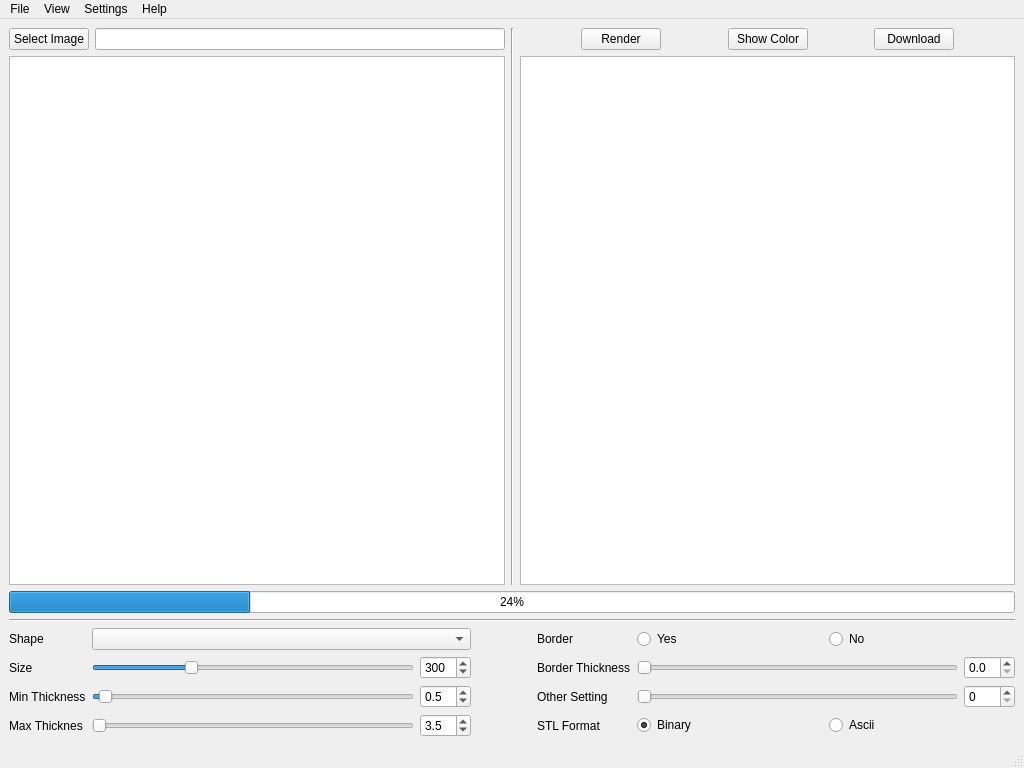
<?xml version="1.0" encoding="UTF-8"?>
<ui version="4.0">
 <class>MainWindow</class>
 <widget class="QMainWindow" name="MainWindow">
  <property name="geometry">
   <rect>
    <x>0</x>
    <y>0</y>
    <width>1024</width>
    <height>768</height>
   </rect>
  </property>
  <property name="windowTitle">
   <string>3D Lithophanes</string>
  </property>
  <widget class="QWidget" name="centralwidget">
   <property name="autoFillBackground">
    <bool>false</bool>
   </property>
   <layout class="QVBoxLayout" name="verticalLayout_4">
    <item>
     <layout class="QVBoxLayout" name="mainLayout" stretch="7,0,0,3">
      <item>
       <layout class="QHBoxLayout" name="visualizeLayout" stretch="1,0,1">
        <item>
         <layout class="QVBoxLayout" name="inputLayout">
          <item>
           <layout class="QGridLayout" name="buttonInputLayout">
            <item row="0" column="1">
             <widget class="QLineEdit" name="lineImagePath"/>
            </item>
            <item row="0" column="0">
             <widget class="QPushButton" name="selectImageButton">
              <property name="text">
               <string>Select Image</string>
              </property>
             </widget>
            </item>
           </layout>
          </item>
          <item>
           <widget class="QGraphicsView" name="graphicsViewInput"/>
          </item>
         </layout>
        </item>
        <item>
         <widget class="Line" name="line">
          <property name="orientation">
           <enum>Qt::Vertical</enum>
          </property>
         </widget>
        </item>
        <item>
         <layout class="QVBoxLayout" name="outputLayout">
          <item>
           <layout class="QGridLayout" name="buttonOutputLayout">
            <item row="0" column="2">
             <spacer name="horizontalSpacer">
              <property name="orientation">
               <enum>Qt::Horizontal</enum>
              </property>
              <property name="sizeHint" stdset="0">
               <size>
                <width>40</width>
                <height>20</height>
               </size>
              </property>
             </spacer>
            </item>
            <item row="0" column="0">
             <spacer name="horizontalSpacer_2">
              <property name="orientation">
               <enum>Qt::Horizontal</enum>
              </property>
              <property name="sizeHint" stdset="0">
               <size>
                <width>40</width>
                <height>20</height>
               </size>
              </property>
             </spacer>
            </item>
            <item row="0" column="1">
             <widget class="QPushButton" name="renderButton">
              <property name="text">
               <string>Render</string>
              </property>
             </widget>
            </item>
            <item row="0" column="5">
             <widget class="QPushButton" name="downloadButton">
              <property name="text">
               <string>Download</string>
              </property>
             </widget>
            </item>
            <item row="0" column="6">
             <spacer name="horizontalSpacer_3">
              <property name="orientation">
               <enum>Qt::Horizontal</enum>
              </property>
              <property name="sizeHint" stdset="0">
               <size>
                <width>40</width>
                <height>20</height>
               </size>
              </property>
             </spacer>
            </item>
            <item row="0" column="3">
             <widget class="QPushButton" name="showColordButton">
              <property name="text">
               <string>Show Color</string>
              </property>
             </widget>
            </item>
            <item row="0" column="4">
             <spacer name="horizontalSpacer_5">
              <property name="orientation">
               <enum>Qt::Horizontal</enum>
              </property>
              <property name="sizeHint" stdset="0">
               <size>
                <width>40</width>
                <height>20</height>
               </size>
              </property>
             </spacer>
            </item>
           </layout>
          </item>
          <item>
           <widget class="QGraphicsView" name="graphicsViewOutput"/>
          </item>
         </layout>
        </item>
       </layout>
      </item>
      <item>
       <widget class="QProgressBar" name="progressBar">
        <property name="enabled">
         <bool>true</bool>
        </property>
        <property name="sizePolicy">
         <sizepolicy hsizetype="Expanding" vsizetype="Fixed">
          <horstretch>0</horstretch>
          <verstretch>0</verstretch>
         </sizepolicy>
        </property>
        <property name="value">
         <number>24</number>
        </property>
        <property name="textVisible">
         <bool>true</bool>
        </property>
        <property name="format">
         <string>%p%</string>
        </property>
       </widget>
      </item>
      <item>
       <widget class="Line" name="line_2">
        <property name="orientation">
         <enum>Qt::Horizontal</enum>
        </property>
       </widget>
      </item>
      <item>
       <layout class="QGridLayout" name="settingGridLayout">
        <item row="2" column="0">
         <layout class="QGridLayout" name="gridLayout">
          <item row="2" column="5">
           <widget class="QSlider" name="curveSlider">
            <property name="maximum">
             <number>360</number>
            </property>
            <property name="orientation">
             <enum>Qt::Horizontal</enum>
            </property>
           </widget>
          </item>
          <item row="2" column="2">
           <widget class="QDoubleSpinBox" name="minThickDoubleSpinBox">
            <property name="decimals">
             <number>1</number>
            </property>
            <property name="minimum">
             <double>0.100000000000000</double>
            </property>
            <property name="maximum">
             <double>10.000000000000000</double>
            </property>
            <property name="singleStep">
             <double>0.100000000000000</double>
            </property>
            <property name="value">
             <double>0.500000000000000</double>
            </property>
           </widget>
          </item>
          <item row="1" column="4">
           <widget class="QLabel" name="lblBorderThickness">
            <property name="text">
             <string>Border Thickness</string>
            </property>
           </widget>
          </item>
          <item row="2" column="6">
           <widget class="QSpinBox" name="curveSpinBox">
            <property name="maximum">
             <number>360</number>
            </property>
           </widget>
          </item>
          <item row="0" column="5" colspan="2">
           <layout class="QHBoxLayout" name="borderHorizontalLayout">
            <item>
             <widget class="QRadioButton" name="borderYesRadioButton">
              <property name="text">
               <string>Yes</string>
              </property>
             </widget>
            </item>
            <item>
             <widget class="QRadioButton" name="borderNoRadioButton">
              <property name="text">
               <string>No</string>
              </property>
              <property name="checked">
               <bool>true</bool>
              </property>
             </widget>
            </item>
           </layout>
          </item>
          <item row="3" column="5" colspan="2">
           <layout class="QHBoxLayout" name="formatHorizontalLayout">
            <item>
             <widget class="QRadioButton" name="binaryFormatRadioButton">
              <property name="text">
               <string>Binary</string>
              </property>
              <property name="checked">
               <bool>true</bool>
              </property>
             </widget>
            </item>
            <item>
             <widget class="QRadioButton" name="asciiFormatRadioButton">
              <property name="text">
               <string>Ascii</string>
              </property>
             </widget>
            </item>
           </layout>
          </item>
          <item row="2" column="0">
           <widget class="QLabel" name="lblMinThick">
            <property name="text">
             <string>Min Thickness</string>
            </property>
           </widget>
          </item>
          <item row="0" column="0">
           <widget class="QLabel" name="lblShape">
            <property name="text">
             <string>Shape</string>
            </property>
           </widget>
          </item>
          <item row="1" column="0">
           <widget class="QLabel" name="lblSize">
            <property name="text">
             <string>Size</string>
            </property>
           </widget>
          </item>
          <item row="0" column="4">
           <widget class="QLabel" name="lblBorder">
            <property name="text">
             <string>Border</string>
            </property>
           </widget>
          </item>
          <item row="0" column="1" colspan="2">
           <widget class="QComboBox" name="shapeComboBox">
            <property name="editable">
             <bool>false</bool>
            </property>
           </widget>
          </item>
          <item row="1" column="5">
           <widget class="QSlider" name="borderThicknessSlider">
            <property name="enabled">
             <bool>true</bool>
            </property>
            <property name="maximum">
             <number>50</number>
            </property>
            <property name="orientation">
             <enum>Qt::Horizontal</enum>
            </property>
           </widget>
          </item>
          <item row="1" column="1">
           <widget class="QSlider" name="sizeSlider">
            <property name="minimum">
             <number>1</number>
            </property>
            <property name="maximum">
             <number>1000</number>
            </property>
            <property name="value">
             <number>300</number>
            </property>
            <property name="sliderPosition">
             <number>300</number>
            </property>
            <property name="orientation">
             <enum>Qt::Horizontal</enum>
            </property>
           </widget>
          </item>
          <item row="1" column="2">
           <widget class="QSpinBox" name="sizeSpinBox">
            <property name="minimum">
             <number>1</number>
            </property>
            <property name="maximum">
             <number>500</number>
            </property>
            <property name="value">
             <number>300</number>
            </property>
           </widget>
          </item>
          <item row="0" column="3">
           <spacer name="horizontalSpacer_4">
            <property name="orientation">
             <enum>Qt::Horizontal</enum>
            </property>
            <property name="sizeType">
             <enum>QSizePolicy::Maximum</enum>
            </property>
            <property name="sizeHint" stdset="0">
             <size>
              <width>60</width>
              <height>20</height>
             </size>
            </property>
           </spacer>
          </item>
          <item row="3" column="0">
           <widget class="QLabel" name="lblMaxThick">
            <property name="text">
             <string>Max Thicknes</string>
            </property>
           </widget>
          </item>
          <item row="2" column="4">
           <widget class="QLabel" name="lblCurrve">
            <property name="text">
             <string>Other Setting</string>
            </property>
           </widget>
          </item>
          <item row="3" column="4">
           <widget class="QLabel" name="lblFormat">
            <property name="text">
             <string>STL Format</string>
            </property>
           </widget>
          </item>
          <item row="3" column="1">
           <widget class="QSlider" name="maxThickSlider">
            <property name="enabled">
             <bool>true</bool>
            </property>
            <property name="minimum">
             <number>0</number>
            </property>
            <property name="maximum">
             <number>150</number>
            </property>
            <property name="orientation">
             <enum>Qt::Horizontal</enum>
            </property>
           </widget>
          </item>
          <item row="2" column="1">
           <widget class="QSlider" name="minThickSlider">
            <property name="minimum">
             <number>1</number>
            </property>
            <property name="maximum">
             <number>100</number>
            </property>
            <property name="value">
             <number>3</number>
            </property>
            <property name="orientation">
             <enum>Qt::Horizontal</enum>
            </property>
           </widget>
          </item>
          <item row="1" column="6">
           <widget class="QDoubleSpinBox" name="borderThicknessDoubleSpinBox">
            <property name="enabled">
             <bool>true</bool>
            </property>
            <property name="decimals">
             <number>1</number>
            </property>
            <property name="maximum">
             <double>15.000000000000000</double>
            </property>
            <property name="singleStep">
             <double>0.100000000000000</double>
            </property>
           </widget>
          </item>
          <item row="3" column="2">
           <widget class="QDoubleSpinBox" name="maxThickDoubleSpinBox">
            <property name="decimals">
             <number>1</number>
            </property>
            <property name="minimum">
             <double>0.100000000000000</double>
            </property>
            <property name="maximum">
             <double>15.000000000000000</double>
            </property>
            <property name="singleStep">
             <double>0.100000000000000</double>
            </property>
            <property name="value">
             <double>3.500000000000000</double>
            </property>
           </widget>
          </item>
         </layout>
        </item>
       </layout>
      </item>
     </layout>
    </item>
   </layout>
  </widget>
  <widget class="QMenuBar" name="menubar">
   <property name="geometry">
    <rect>
     <x>0</x>
     <y>0</y>
     <width>1024</width>
     <height>22</height>
    </rect>
   </property>
   <widget class="QMenu" name="menuFile">
    <property name="title">
     <string>File</string>
    </property>
    <addaction name="actionNew"/>
    <addaction name="actionOpen"/>
    <addaction name="separator"/>
    <addaction name="actionSave"/>
    <addaction name="actionSave_As"/>
    <addaction name="separator"/>
    <addaction name="actionExit"/>
   </widget>
   <widget class="QMenu" name="menuSettings">
    <property name="title">
     <string>Settings</string>
    </property>
    <widget class="QMenu" name="menuDownload_Settings">
     <property name="title">
      <string>Download Settings</string>
     </property>
     <addaction name="actionBinary_STL_2"/>
     <addaction name="actionASCII_STL_2"/>
    </widget>
    <addaction name="actionModels_Setting"/>
    <addaction name="actionImage_Settings"/>
    <addaction name="menuDownload_Settings"/>
   </widget>
   <widget class="QMenu" name="menuHelp">
    <property name="title">
     <string>Help</string>
    </property>
    <addaction name="actionAbout"/>
   </widget>
   <widget class="QMenu" name="menuView">
    <property name="title">
     <string>View</string>
    </property>
    <widget class="QMenu" name="menuThemes">
     <property name="title">
      <string>Themes</string>
     </property>
     <addaction name="actionOSX"/>
     <addaction name="actionWindows"/>
     <addaction name="actionUbuntu_Fusion"/>
    </widget>
    <addaction name="menuThemes"/>
    <addaction name="actionEnter_Full_Screen"/>
   </widget>
   <addaction name="menuFile"/>
   <addaction name="menuView"/>
   <addaction name="menuSettings"/>
   <addaction name="menuHelp"/>
  </widget>
  <widget class="QStatusBar" name="statusbar"/>
  <action name="actionDownloads">
   <property name="text">
    <string>Downloads</string>
   </property>
  </action>
  <action name="actionOpen">
   <property name="text">
    <string>Open</string>
   </property>
   <property name="shortcut">
    <string>Ctrl+O</string>
   </property>
  </action>
  <action name="actionNew">
   <property name="text">
    <string>New</string>
   </property>
   <property name="shortcut">
    <string>Ctrl+N</string>
   </property>
  </action>
  <action name="actionSave">
   <property name="text">
    <string>Save</string>
   </property>
   <property name="shortcut">
    <string>Ctrl+S</string>
   </property>
  </action>
  <action name="actionSave_As">
   <property name="text">
    <string>Save As...</string>
   </property>
   <property name="shortcut">
    <string>Ctrl+Shift+S</string>
   </property>
  </action>
  <action name="actionExit">
   <property name="text">
    <string>Exit</string>
   </property>
  </action>
  <action name="actionBinary_STL">
   <property name="text">
    <string>Binary STL</string>
   </property>
  </action>
  <action name="actionASCII_STL">
   <property name="text">
    <string>ASCII STL</string>
   </property>
  </action>
  <action name="actionModels_Setting">
   <property name="text">
    <string>Models Settings</string>
   </property>
  </action>
  <action name="actionImage_Settings">
   <property name="text">
    <string>Image Settings</string>
   </property>
  </action>
  <action name="actionBinary_STL_2">
   <property name="text">
    <string>Binary STL</string>
   </property>
  </action>
  <action name="actionASCII_STL_2">
   <property name="text">
    <string>ASCII STL</string>
   </property>
  </action>
  <action name="actionAbout">
   <property name="text">
    <string>About</string>
   </property>
  </action>
  <action name="actionOSX">
   <property name="text">
    <string>OSX</string>
   </property>
  </action>
  <action name="actionWindows">
   <property name="text">
    <string>Windows</string>
   </property>
  </action>
  <action name="actionUbuntu_Fusion">
   <property name="text">
    <string>Ubuntu(Fusion)</string>
   </property>
  </action>
  <action name="actionEnter_Full_Screen">
   <property name="text">
    <string>Enter Full Screen</string>
   </property>
  </action>
 </widget>
 <tabstops>
  <tabstop>selectImageButton</tabstop>
  <tabstop>lineImagePath</tabstop>
  <tabstop>graphicsViewInput</tabstop>
  <tabstop>shapeComboBox</tabstop>
  <tabstop>sizeSlider</tabstop>
  <tabstop>sizeSpinBox</tabstop>
  <tabstop>minThickSlider</tabstop>
  <tabstop>minThickDoubleSpinBox</tabstop>
  <tabstop>maxThickSlider</tabstop>
  <tabstop>maxThickDoubleSpinBox</tabstop>
  <tabstop>borderYesRadioButton</tabstop>
  <tabstop>borderNoRadioButton</tabstop>
  <tabstop>borderThicknessSlider</tabstop>
  <tabstop>borderThicknessDoubleSpinBox</tabstop>
  <tabstop>curveSlider</tabstop>
  <tabstop>curveSpinBox</tabstop>
  <tabstop>binaryFormatRadioButton</tabstop>
  <tabstop>asciiFormatRadioButton</tabstop>
  <tabstop>renderButton</tabstop>
  <tabstop>downloadButton</tabstop>
  <tabstop>showColordButton</tabstop>
  <tabstop>graphicsViewOutput</tabstop>
 </tabstops>
 <resources/>
 <connections>
  <connection>
   <sender>sizeSlider</sender>
   <signal>valueChanged(int)</signal>
   <receiver>sizeSpinBox</receiver>
   <slot>setValue(int)</slot>
   <hints>
    <hint type="sourcelabel">
     <x>179</x>
     <y>483</y>
    </hint>
    <hint type="destinationlabel">
     <x>320</x>
     <y>483</y>
    </hint>
   </hints>
  </connection>
  <connection>
   <sender>sizeSpinBox</sender>
   <signal>valueChanged(int)</signal>
   <receiver>sizeSlider</receiver>
   <slot>setValue(int)</slot>
   <hints>
    <hint type="sourcelabel">
     <x>320</x>
     <y>483</y>
    </hint>
    <hint type="destinationlabel">
     <x>179</x>
     <y>483</y>
    </hint>
   </hints>
  </connection>
  <connection>
   <sender>curveSlider</sender>
   <signal>valueChanged(int)</signal>
   <receiver>curveSpinBox</receiver>
   <slot>setValue(int)</slot>
   <hints>
    <hint type="sourcelabel">
     <x>597</x>
     <y>521</y>
    </hint>
    <hint type="destinationlabel">
     <x>738</x>
     <y>521</y>
    </hint>
   </hints>
  </connection>
  <connection>
   <sender>curveSpinBox</sender>
   <signal>valueChanged(int)</signal>
   <receiver>curveSlider</receiver>
   <slot>setValue(int)</slot>
   <hints>
    <hint type="sourcelabel">
     <x>738</x>
     <y>521</y>
    </hint>
    <hint type="destinationlabel">
     <x>597</x>
     <y>521</y>
    </hint>
   </hints>
  </connection>
 </connections>
</ui>
